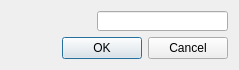
<?xml version="1.0" encoding="UTF-8"?>
<ui version="4.0">
 <class>VcProjectManager::Internal::VcContainerNameWidget</class>
 <widget class="QDialog" name="VcProjectManager::Internal::VcContainerNameWidget">
  <property name="geometry">
   <rect>
    <x>0</x>
    <y>0</y>
    <width>239</width>
    <height>69</height>
   </rect>
  </property>
  <property name="sizePolicy">
   <sizepolicy hsizetype="Preferred" vsizetype="Fixed">
    <horstretch>0</horstretch>
    <verstretch>0</verstretch>
   </sizepolicy>
  </property>
  <property name="maximumSize">
   <size>
    <width>16777215</width>
    <height>69</height>
   </size>
  </property>
  <property name="windowTitle">
   <string>Dialog</string>
  </property>
  <layout class="QVBoxLayout" name="verticalLayout">
   <item>
    <layout class="QHBoxLayout" name="horizontalLayout">
     <item>
      <widget class="QLabel" name="m_containerTypeLabel">
       <property name="minimumSize">
        <size>
         <width>80</width>
         <height>20</height>
        </size>
       </property>
       <property name="layoutDirection">
        <enum>Qt::LeftToRight</enum>
       </property>
       <property name="text">
        <string/>
       </property>
       <property name="alignment">
        <set>Qt::AlignRight|Qt::AlignTrailing|Qt::AlignVCenter</set>
       </property>
      </widget>
     </item>
     <item>
      <widget class="QLineEdit" name="m_containerName">
       <property name="minimumSize">
        <size>
         <width>30</width>
         <height>20</height>
        </size>
       </property>
      </widget>
     </item>
    </layout>
   </item>
   <item>
    <widget class="QDialogButtonBox" name="m_buttonBox">
     <property name="orientation">
      <enum>Qt::Horizontal</enum>
     </property>
     <property name="standardButtons">
      <set>QDialogButtonBox::Cancel|QDialogButtonBox::Ok</set>
     </property>
    </widget>
   </item>
  </layout>
 </widget>
 <resources/>
 <connections>
  <connection>
   <sender>m_buttonBox</sender>
   <signal>accepted()</signal>
   <receiver>VcProjectManager::Internal::VcContainerNameWidget</receiver>
   <slot>accept()</slot>
   <hints>
    <hint type="sourcelabel">
     <x>248</x>
     <y>254</y>
    </hint>
    <hint type="destinationlabel">
     <x>157</x>
     <y>274</y>
    </hint>
   </hints>
  </connection>
  <connection>
   <sender>m_buttonBox</sender>
   <signal>rejected()</signal>
   <receiver>VcProjectManager::Internal::VcContainerNameWidget</receiver>
   <slot>reject()</slot>
   <hints>
    <hint type="sourcelabel">
     <x>316</x>
     <y>260</y>
    </hint>
    <hint type="destinationlabel">
     <x>286</x>
     <y>274</y>
    </hint>
   </hints>
  </connection>
 </connections>
</ui>
